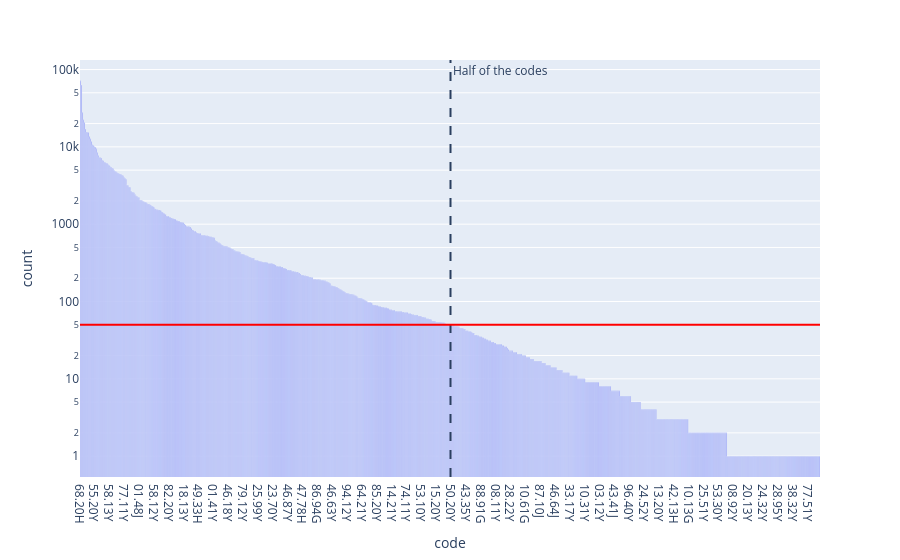

Source (notebook cell):
### Code cell
fig = px.bar(df_freq_real, x="code", y="count", log_y=True)
fig.add_vline(x=747/2, annotation_text="Half of the codes", line_dash="dash")
fig.add_hline(y=50, line_color="red")

### Figure 1 — Plotly figure (JSON) as saved in the notebook; plotly's stock layout.template omitted (floating-point values rounded to 4 significant figures; data arrays with more than 128 entries replaced by an {"elided": "..."} marker saying what was removed)
{"data": [{"hovertemplate": "code=%{x}<br>count=%{y}<extra></extra>", "legendgroup": "", "marker": {"color": "#636efa", "pattern": {"shape": ""}}, "name": "", "orientation": "v", "showlegend": false, "textposition": "auto", "type": "bar", "x": {"elided": "747 str values"}, "xaxis": "x", "y": {"elided": "747 int values"}, "yaxis": "y"}], "layout": {"annotations": [{"showarrow": false, "text": "Half of the codes", "x": 373.5, "xanchor": "left", "xref": "x", "y": 1, "yanchor": "top", "yref": "y domain"}], "barmode": "relative", "legend": {"tracegroupgap": 0}, "margin": {"t": 60}, "shapes": [{"line": {"dash": "dash"}, "type": "line", "x0": 373.5, "x1": 373.5, "xref": "x", "y0": 0, "y1": 1, "yref": "y domain"}, {"line": {"color": "red"}, "type": "line", "x0": 0, "x1": 1, "xref": "x domain", "y0": 50, "y1": 50, "yref": "y"}], "xaxis": {"anchor": "y", "domain": [0, 1], "title": {"text": "code"}}, "yaxis": {"anchor": "x", "domain": [0, 1], "title": {"text": "count"}, "type": "log"}}}
